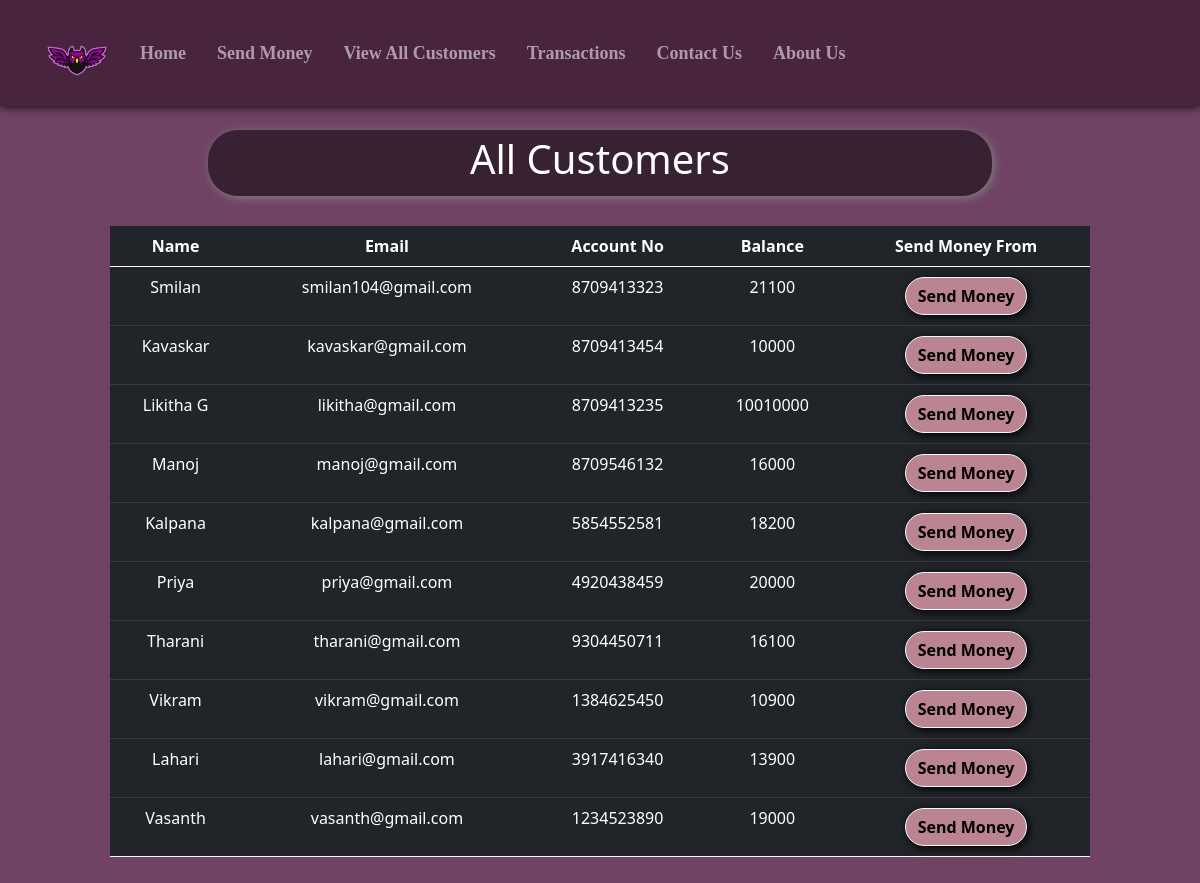
/all_cust.php, run on the app's committed database.
### tables this page shows
CREATE TABLE `users` (
  `sr` int(11) NOT NULL,
  `name` varchar(20) NOT NULL,
  `email` varchar(20) NOT NULL,
  `accno` varchar(10) NOT NULL,
  `blc` bigint(20) NOT NULL
);

### all_cust.php (the view, shortened to what this page needs)
<!doctype html>
<html lang="en">
<head>
    <link href="https://cdn.jsdelivr.net/npm/bootstrap@5.0.2/dist/css/bootstrap.min.css" rel="stylesheet"
>
    <link rel="stylesheet" href="https://cdnjs.cloudflare.com/ajax/libs/font-awesome/5.15.3/css/all.min.css"
 />
</head>
<body style="background-color:#704264;">
    <?php include 'spin.php'; ?>
<nav class="navbar navbar-expand-lg navbar-dark fixed-top" style="background-color: #49243E; font-family: candara; font-size: 18px; box-shadow: 0px 0px 10px 0px black;">
    <div class="container-fluid">
        <a href="index.php"><img src="assets/lo4.png" alt="" style="height: 80px; margin-left: 25px; margin-top: 10px;"></a>
        <div class="collapse navbar-collapse" id="navbarSupportedContent">
            <b>
                <ul class="navbar-nav">
                    <li class="nav-item nav-links" style="margin-left: 15px;">
                        <a class="nav-link text-nowrap" aria-current="page" href="index.php">Home</a>
                    </li>
                    <li class="nav-item" style="margin-left: 15px;">
                        <a class="nav-link text-nowrap" href="send_money.php">Send Money</a>
                    </li>
                    <li class="nav-item" style="margin-left: 15px;">
                        <a class="nav-link text-nowrap" href="all_cust.php">View All Customers</a>
                    </li>
                    <li class="nav-item" style="margin-left: 15px;">
                        <a class="nav-link text-nowrap" href="transactions.php">Transactions</a>
                    </li>
                    <li class="nav-item" style="margin-left: 15px;">
                        <a class="nav-link text-nowrap" href="contact_us.php">Contact Us</a>
                    </li>
                    <li class="nav-item" style="margin-left: 15px; margin-right: 75px;">
                        <a class="nav-link text-nowrap" href="about_us.php">About Us</a>
                    </li>
                </ul>
            </b>
        </div>
    </div>
</nav>
    <center>
        <div class="container" style="margin-top: 10%; padding:10px 80px 10px 80px; ">
            <div
                style="width:80%; background-color:rgba(0,0,0,.5); padding:5px 5px 5px 5px; border-radius:30px; box-shadow: 2px 2px 10px gray;">
                <h1 style=" color:white;">All Customers</h1>
            </div>
            <?php
    $conn = mysqli_connect($servername, $username, $password, $database);
    if(!$conn){
        die("Connection not established: ".mysqli_connect_error());
    }else{
        $sql = "SELECT * FROM `users` ";
        $result = mysqli_query($conn, $sql);
?>
            <table class="table table-dark" style="margin-top: 30px;">
                <thead>
                    <tr>
                        <th scope="col">Name</th>
                        <th scope="col">Email</th>
                        <th scope="col">Account No</th>
                        <th scope="col">Balance</th>
                        <th scope="col">Send Money From</th>
                    </tr>
                </thead>
                <?php
echo "<tbody>";
        while($row = mysqli_fetch_assoc($result)){
        echo    '
            <tr>
              <td>'.$row['name'].'</td>
              <td>'.$row['email'].'</td>
              <td>'.$row['accno'].'</td>
              <td>'.$row['blc'].'</td>
              <td style="padding:10px 10px 10px 10px">
              <a href="send_money.php?reads='.$row['accno'].'"
              <button type="button" class="btn mybtn btn-outline-light">Send Money</button>
              </a>
              </td>
            </tr>';
    }
    }
    echo "</tbody>";
?>
        </div>
    </center>
</body>
</html>

### spin.php (shortened to what this page needs)
<html>
<head>
<link rel="stylesheet" href="https://cdnjs.cloudflare.com/ajax/libs/font-awesome/5.15.3/css/all.min.css" />
</head>
<body>
    </body>
</html>

### all_cust.php (style rules this page uses)
th, td { text-align: center; }
.mybtn { box-shadow: 2px 2px 10px black; border-radius: 30px; font-weight: bold; background-color: #BB8493; color: black; }

### data on the page
users: name "Smilan", email "smilan104@gmail.com", accno "8709413323", blc "21100"
users: name "Kavaskar", email "kavaskar@gmail.com", accno "8709413454", blc "10000"
users: name "Likitha G", email "likitha@gmail.com", accno "8709413235", blc "10010000"
users: name "Manoj", email "manoj@gmail.com", accno "8709546132", blc "16000"
users: name "Kalpana", email "kalpana@gmail.com", accno "5854552581", blc "18200"
users: name "Priya", email "priya@gmail.com", accno "4920438459", blc "20000"
users: name "Tharani", email "tharani@gmail.com", accno "9304450711", blc "16100"
users: name "Vikram", email "vikram@gmail.com", accno "1384625450", blc "10900"
users: name "Lahari", email "lahari@gmail.com", accno "3917416340", blc "13900"
users: name "Vasanth", email "vasanth@gmail.com", accno "1234523890", blc "19000"
